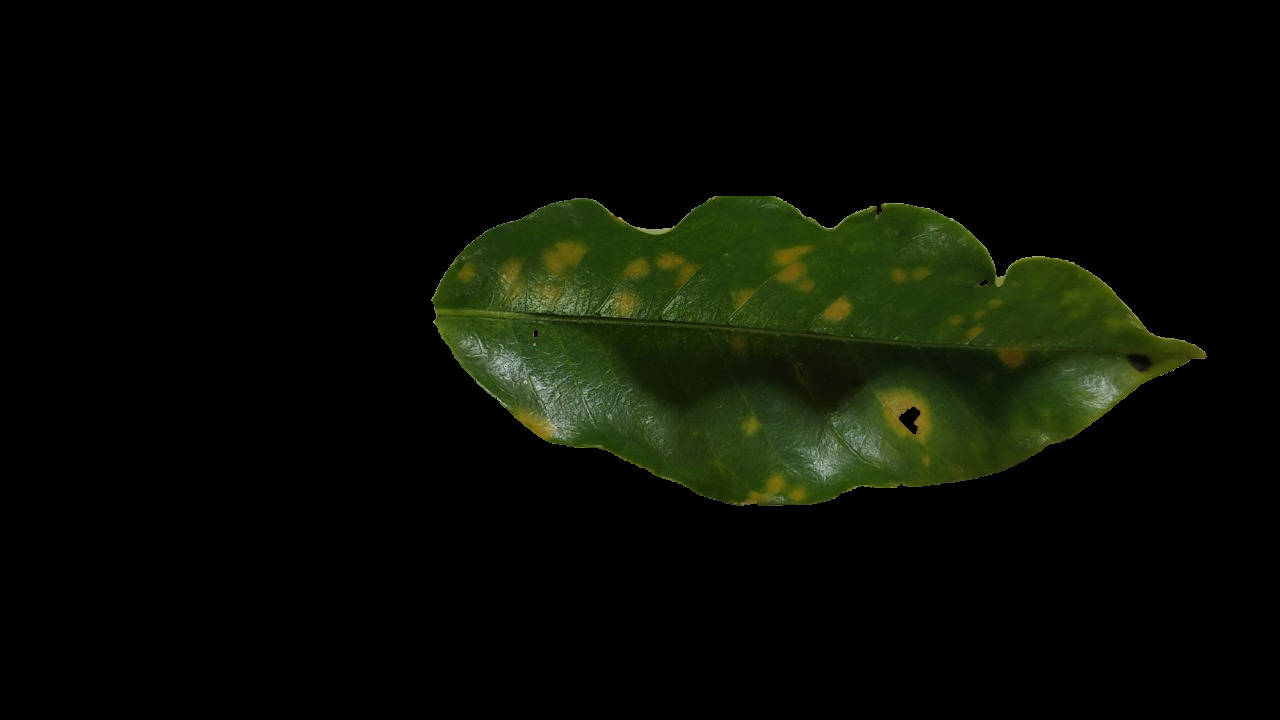
#> input picture img.jpg, 1280 x 720 px, found by its file name
$ python counto.py
#> lines starting #> are read from the running program, lines starting #| are printed output that depends on the picture
### utils.py
import cv2
import numpy as np
from matplotlib import pyplot as plt
from functools import reduce
import operator
import collections
from sklearn.cluster import KMeans
import os


def resize(img, scale_percent=50):
    width = int(img.shape[1] * (scale_percent / 100))
    height = int(img.shape[0] * (scale_percent / 100))
    dim = (width, height)
    resized = cv2.resize(img, dim, interpolation=cv2.INTER_AREA)
    return resized


# [33 lines left out: functions toHSV, centroid_histogram, plot_colors, img_plot, not called in this run]


def img_show():
    plt.show()


# [67 lines left out: functions black_back, color_filter, to_Transparent, organizarCorArray, toKmeans, not called in this run]

### counto.py
import cv2
import numpy as np
import matplotlib.pyplot as plt
import utils as ut

# Import the image
img = '/home/brito/Documentos/Dev/tcc/img.jpg'
img = cv2.imread(img)
#> img is the input picture: shape (720, 1280, 3); mean B, G, R 3.8, 12, 8.7

img_rgb = cv2.cvtColor(img, cv2.COLOR_BGR2RGB)

fig, axs = plt.subplots(nrows = 1, ncols = 3, figsize = (20, 20))
for i in range(0, 3):
    ax = axs[i]
    ax.imshow(img_rgb[:, :, i], cmap = 'gray')
plt.show()
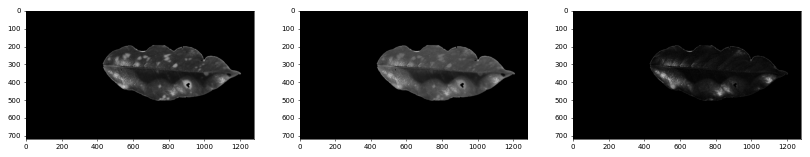
#> figure drawn by matplotlib, 3 panels

cv2.imshow('img',ut.resize(img_rgb))
cv2.waitKey(0)
cv2.destroyAllWindows()

# plt.imshow(img_rgb)
# plt.colorbar()
# plt.show()

$ run again, with test1.jpg copied over img.jpg
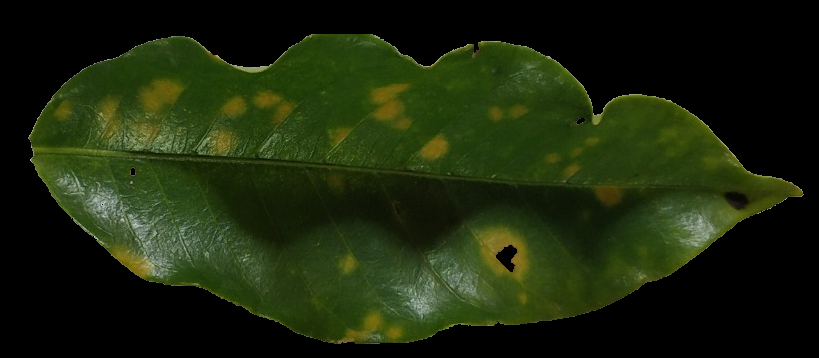
#> input picture test1.jpg, 819 x 358 px, found by its file name
#> img is the input picture: shape (358, 819, 3); mean B, G, R 11.9, 37.6, 27.2
#> `plt.show()`:
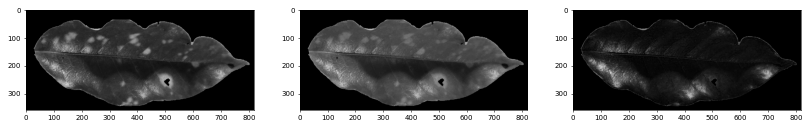
#> figure drawn by matplotlib, 3 panels
